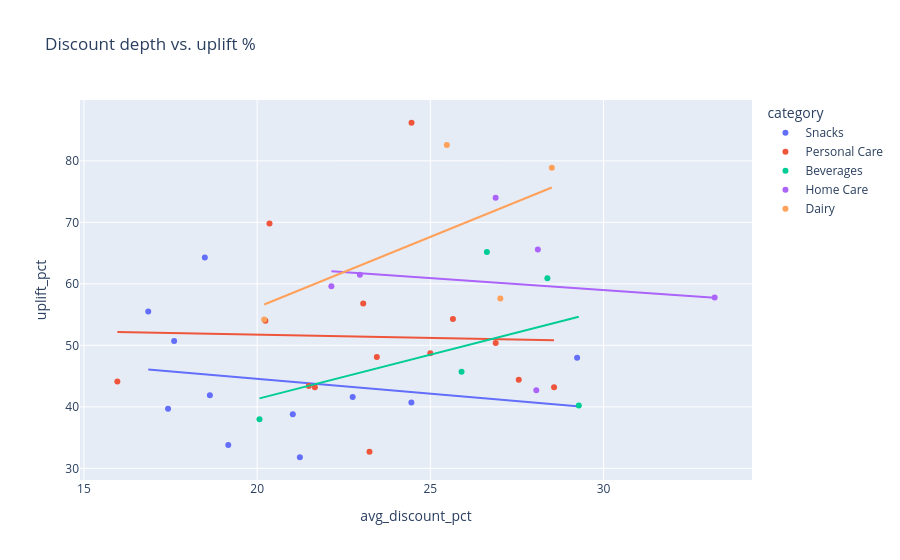

Notebook source saved alongside this figure:
### Markdown cell above
## 3. Price elasticity check

Does deeper discount consistently drive higher uplift, or does it plateau (diminishing returns)?

### Code cell
fig = px.scatter(perf, x="avg_discount_pct", y="uplift_pct", color="category",
                  trendline="ols", title="Discount depth vs. uplift %")
fig.show()

### Figure 1 — Plotly figure (JSON) as saved in the notebook; plotly's stock layout.template omitted (floating-point values rounded to 4 significant figures)
{"data": [{"hovertemplate": "category=Snacks<br>avg_discount_pct=%{x}<br>uplift_pct=%{y}<extra></extra>", "legendgroup": "Snacks", "marker": {"color": "#636efa", "symbol": "circle"}, "mode": "markers", "name": "Snacks", "orientation": "v", "showlegend": true, "type": "scatter", "x": [21.03, 19.17, 29.24, 16.86, 22.76, 18.64, 18.49, 24.45, 21.23, 17.6, 17.43], "xaxis": "x", "y": [38.8, 33.8, 48.0, 55.5, 41.6, 41.9, 64.3, 40.7, 31.8, 50.7, 39.7], "yaxis": "y"}, {"hovertemplate": "<b>OLS trendline</b><br>uplift_pct = -0.484779 * avg_discount_pct + 54.254<br>R<sup>2</sup>=0.035122<br><br>category=Snacks<br>avg_discount_pct=%{x}<br>uplift_pct=%{y} <b>(trend)</b><extra></extra>", "legendgroup": "Snacks", "marker": {"color": "#636efa", "symbol": "circle"}, "mode": "lines", "name": "Snacks", "showlegend": false, "type": "scatter", "x": [16.86, 17.43, 17.6, 18.49, 18.64, 19.17, 21.03, 21.23, 22.76, 24.45, 29.24], "xaxis": "x", "y": [46.08, 45.81, 45.72, 45.29, 45.22, 44.96, 44.06, 43.96, 43.22, 42.4, 40.08], "yaxis": "y"}, {"hovertemplate": "category=Personal Care<br>avg_discount_pct=%{x}<br>uplift_pct=%{y}<extra></extra>", "legendgroup": "Personal Care", "marker": {"color": "#EF553B", "symbol": "circle"}, "mode": "markers", "name": "Personal Care", "orientation": "v", "showlegend": true, "type": "scatter", "x": [20.36, 20.24, 27.55, 23.24, 23.06, 25.65, 23.46, 15.96, 24.46, 28.57, 25.0, 26.89, 21.67, 21.49], "xaxis": "x", "y": [69.8, 54.0, 44.4, 32.7, 56.8, 54.3, 48.1, 44.1, 86.2, 43.2, 48.7, 50.4, 43.2, 43.4], "yaxis": "y"}, {"hovertemplate": "<b>OLS trendline</b><br>uplift_pct = -0.106083 * avg_discount_pct + 53.8609<br>R<sup>2</sup>=0.000727<br><br>category=Personal Care<br>avg_discount_pct=%{x}<br>uplift_pct=%{y} <b>(trend)</b><extra></extra>", "legendgroup": "Personal Care", "marker": {"color": "#EF553B", "symbol": "circle"}, "mode": "lines", "name": "Personal Care", "showlegend": false, "type": "scatter", "x": [15.96, 20.24, 20.36, 21.49, 21.67, 23.06, 23.24, 23.46, 24.46, 25.0, 25.65, 26.89, 27.55, 28.57], "xaxis": "x", "y": [52.17, 51.71, 51.7, 51.58, 51.56, 51.41, 51.4, 51.37, 51.27, 51.21, 51.14, 51.01, 50.94, 50.83], "yaxis": "y"}, {"hovertemplate": "category=Beverages<br>avg_discount_pct=%{x}<br>uplift_pct=%{y}<extra></extra>", "legendgroup": "Beverages", "marker": {"color": "#00cc96", "symbol": "circle"}, "mode": "markers", "name": "Beverages", "orientation": "v", "showlegend": true, "type": "scatter", "x": [25.9, 29.29, 26.63, 28.38, 20.07], "xaxis": "x", "y": [45.7, 40.2, 65.2, 60.9, 38.0], "yaxis": "y"}, {"hovertemplate": "<b>OLS trendline</b><br>uplift_pct = 1.44023 * avg_discount_pct + 12.4773<br>R<sup>2</sup>=0.177438<br><br>category=Beverages<br>avg_discount_pct=%{x}<br>uplift_pct=%{y} <b>(trend)</b><extra></extra>", "legendgroup": "Beverages", "marker": {"color": "#00cc96", "symbol": "circle"}, "mode": "lines", "name": "Beverages", "showlegend": false, "type": "scatter", "x": [20.07, 25.9, 26.63, 28.38, 29.29], "xaxis": "x", "y": [41.38, 49.78, 50.83, 53.35, 54.66], "yaxis": "y"}, {"hovertemplate": "category=Home Care<br>avg_discount_pct=%{x}<br>uplift_pct=%{y}<extra></extra>", "legendgroup": "Home Care", "marker": {"color": "#ab63fa", "symbol": "circle"}, "mode": "markers", "name": "Home Care", "orientation": "v", "showlegend": true, "type": "scatter", "x": [28.1, 33.21, 22.14, 28.06, 22.97, 26.89], "xaxis": "x", "y": [65.6, 57.8, 59.6, 42.7, 61.5, 74.0], "yaxis": "y"}, {"hovertemplate": "<b>OLS trendline</b><br>uplift_pct = -0.389142 * avg_discount_pct + 70.6656<br>R<sup>2</sup>=0.022895<br><br>category=Home Care<br>avg_discount_pct=%{x}<br>uplift_pct=%{y} <b>(trend)</b><extra></extra>", "legendgroup": "Home Care", "marker": {"color": "#ab63fa", "symbol": "circle"}, "mode": "lines", "name": "Home Care", "showlegend": false, "type": "scatter", "x": [22.14, 22.97, 26.89, 28.06, 28.1, 33.21], "xaxis": "x", "y": [62.05, 61.73, 60.2, 59.75, 59.73, 57.74], "yaxis": "y"}, {"hovertemplate": "category=Dairy<br>avg_discount_pct=%{x}<br>uplift_pct=%{y}<extra></extra>", "legendgroup": "Dairy", "marker": {"color": "#FFA15A", "symbol": "circle"}, "mode": "markers", "name": "Dairy", "orientation": "v", "showlegend": true, "type": "scatter", "x": [25.48, 28.51, 27.02, 20.2], "xaxis": "x", "y": [82.6, 78.9, 57.6, 54.2], "yaxis": "y"}, {"hovertemplate": "<b>OLS trendline</b><br>uplift_pct = 2.2918 * avg_discount_pct + 10.3373<br>R<sup>2</sup>=0.327153<br><br>category=Dairy<br>avg_discount_pct=%{x}<br>uplift_pct=%{y} <b>(trend)</b><extra></extra>", "legendgroup": "Dairy", "marker": {"color": "#FFA15A", "symbol": "circle"}, "mode": "lines", "name": "Dairy", "showlegend": false, "type": "scatter", "x": [20.2, 25.48, 27.02, 28.51], "xaxis": "x", "y": [56.64, 68.72, 72.26, 75.67], "yaxis": "y"}], "layout": {"legend": {"title": {"text": "category"}, "tracegroupgap": 0}, "title": {"text": "Discount depth vs. uplift %"}, "xaxis": {"anchor": "y", "domain": [0.0, 1.0], "title": {"text": "avg_discount_pct"}}, "yaxis": {"anchor": "x", "domain": [0.0, 1.0], "title": {"text": "uplift_pct"}}}}
